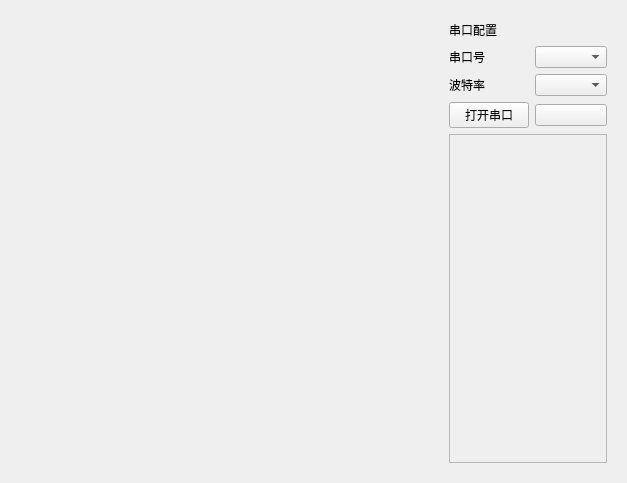
<?xml version="1.0" encoding="UTF-8"?>
<ui version="4.0">
 <class>Widget</class>
 <widget class="QWidget" name="Widget">
  <property name="geometry">
   <rect>
    <x>0</x>
    <y>0</y>
    <width>627</width>
    <height>483</height>
   </rect>
  </property>
  <property name="windowTitle">
   <string>Widget</string>
  </property>
  <layout class="QVBoxLayout" name="verticalLayout">
   <item>
    <layout class="QHBoxLayout" name="mainLayout" stretch="3,1">
     <item>
      <widget class="QWidget" name="mainPlotContainer" native="true">
       <layout class="QVBoxLayout" name="verticalLayout_4">
        <item>
         <widget class="QCustomPlot" name="customplot" native="true"/>
        </item>
       </layout>
      </widget>
     </item>
     <item>
      <widget class="QWidget" name="controlPanel" native="true">
       <layout class="QVBoxLayout" name="verticalLayout_3">
        <item>
         <layout class="QVBoxLayout" name="verticalLayout_2">
          <item>
           <layout class="QGridLayout" name="gridLayout">
            <item row="0" column="0">
             <widget class="QLabel" name="label_SerialConfig">
              <property name="text">
               <string>串口配置</string>
              </property>
             </widget>
            </item>
            <item row="0" column="1">
             <spacer name="horizontalSpacer">
              <property name="orientation">
               <enum>Qt::Orientation::Horizontal</enum>
              </property>
              <property name="sizeHint" stdset="0">
               <size>
                <width>40</width>
                <height>20</height>
               </size>
              </property>
             </spacer>
            </item>
            <item row="1" column="0">
             <widget class="QLabel" name="label_SerialPort">
              <property name="text">
               <string>串口号</string>
              </property>
             </widget>
            </item>
            <item row="1" column="1">
             <widget class="QComboBox" name="cbPort"/>
            </item>
            <item row="2" column="0">
             <widget class="QLabel" name="label_BaudRate">
              <property name="text">
               <string>波特率</string>
              </property>
             </widget>
            </item>
            <item row="2" column="1">
             <widget class="QComboBox" name="cbBaud"/>
            </item>
            <item row="3" column="0">
             <widget class="QPushButton" name="btnSwitchPort">
              <property name="text">
               <string>打开串口</string>
              </property>
             </widget>
            </item>
            <item row="3" column="1">
             <widget class="QPushButton" name="btnTest">
              <property name="text">
               <string/>
              </property>
             </widget>
            </item>
           </layout>
          </item>
          <item>
           <widget class="QScrollArea" name="scrollArea">
            <property name="widgetResizable">
             <bool>true</bool>
            </property>
            <widget class="QWidget" name="subContainer">
             <property name="geometry">
              <rect>
               <x>0</x>
               <y>0</y>
               <width>159</width>
               <height>314</height>
              </rect>
             </property>
            </widget>
           </widget>
          </item>
         </layout>
        </item>
       </layout>
      </widget>
     </item>
    </layout>
   </item>
  </layout>
 </widget>
 <customwidgets>
  <customwidget>
   <class>QCustomPlot</class>
   <extends>QWidget</extends>
   <header>qcustomplot.h</header>
   <container>1</container>
  </customwidget>
 </customwidgets>
 <resources/>
 <connections/>
</ui>
